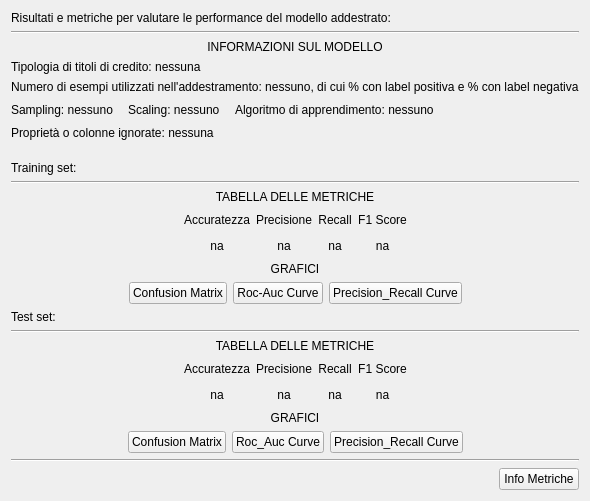
      <widget class="QWidget" name="Risultati">
       <property name="sizePolicy">
        <sizepolicy hsizetype="Preferred" vsizetype="Preferred">
         <horstretch>0</horstretch>
         <verstretch>0</verstretch>
        </sizepolicy>
       </property>
       <attribute name="title">
        <string>Risultati</string>
       </attribute>
       <layout class="QVBoxLayout" name="verticalLayout_14" stretch="1,0,3,0,1,0,2,2,1,0,2,2,0,0">
        <item>
         <widget class="QLabel" name="label_29">
          <property name="sizePolicy">
           <sizepolicy hsizetype="Minimum" vsizetype="Minimum">
            <horstretch>0</horstretch>
            <verstretch>0</verstretch>
           </sizepolicy>
          </property>
          <property name="text">
           <string>Risultati e metriche per valutare le performance del modello addestrato:</string>
          </property>
         </widget>
        </item>
        <item>
         <widget class="Line" name="line_7">
          <property name="enabled">
           <bool>true</bool>
          </property>
          <property name="orientation">
           <enum>Qt::Horizontal</enum>
          </property>
         </widget>
        </item>
        <item>
         <layout class="QVBoxLayout" name="verticalLayout_15" stretch="1,1,1,1,1">
          <property name="spacing">
           <number>6</number>
          </property>
          <item>
           <widget class="QLabel" name="label_36">
            <property name="text">
             <string>INFORMAZIONI SUL MODELLO</string>
            </property>
            <property name="alignment">
             <set>Qt::AlignCenter</set>
            </property>
           </widget>
          </item>
          <item>
           <layout class="QHBoxLayout" name="horizontalLayout_11">
            <item>
             <widget class="QLabel" name="results_typep">
              <property name="text">
               <string>Tipologia di titoli di credito: nessuna</string>
              </property>
             </widget>
            </item>
           </layout>
          </item>
          <item>
           <layout class="QHBoxLayout" name="horizontalLayout_9">
            <item>
             <widget class="QLabel" name="results_number_examples">
              <property name="text">
               <string>Numero di esempi utilizzati nell'addestramento: nessuno, di cui % con label positiva e % con label negativa</string>
              </property>
             </widget>
            </item>
           </layout>
          </item>
          <item>
           <layout class="QGridLayout" name="gridLayout_2">
            <property name="spacing">
             <number>0</number>
            </property>
            <item row="1" column="0">
             <widget class="QLabel" name="results_sampling">
              <property name="text">
               <string>Sampling: nessuno</string>
              </property>
             </widget>
            </item>
            <item row="1" column="4">
             <widget class="QLabel" name="results_algorithm">
              <property name="text">
               <string>Algoritmo di apprendimento: nessuno</string>
              </property>
             </widget>
            </item>
            <item row="1" column="2">
             <widget class="QLabel" name="results_scaling">
              <property name="text">
               <string>Scaling: nessuno</string>
              </property>
             </widget>
            </item>
            <item row="1" column="5">
             <spacer name="horizontalSpacer_21">
              <property name="orientation">
               <enum>Qt::Horizontal</enum>
              </property>
              <property name="sizeHint" stdset="0">
               <size>
                <width>40</width>
                <height>20</height>
               </size>
              </property>
             </spacer>
            </item>
            <item row="1" column="1">
             <spacer name="horizontalSpacer_32">
              <property name="orientation">
               <enum>Qt::Horizontal</enum>
              </property>
              <property name="sizeType">
               <enum>QSizePolicy::Minimum</enum>
              </property>
              <property name="sizeHint" stdset="0">
               <size>
                <width>15</width>
                <height>20</height>
               </size>
              </property>
             </spacer>
            </item>
            <item row="1" column="3">
             <spacer name="horizontalSpacer_33">
              <property name="orientation">
               <enum>Qt::Horizontal</enum>
              </property>
              <property name="sizeType">
               <enum>QSizePolicy::Minimum</enum>
              </property>
              <property name="sizeHint" stdset="0">
               <size>
                <width>15</width>
                <height>20</height>
               </size>
              </property>
             </spacer>
            </item>
           </layout>
          </item>
          <item>
           <layout class="QHBoxLayout" name="horizontalLayout_10">
            <item>
             <widget class="QLabel" name="results_ignored">
              <property name="text">
               <string>Proprietà o colonne ignorate: nessuna</string>
              </property>
             </widget>
            </item>
           </layout>
          </item>
         </layout>
        </item>
        <item>
         <spacer name="verticalSpacer_2">
          <property name="orientation">
           <enum>Qt::Vertical</enum>
          </property>
          <property name="sizeType">
           <enum>QSizePolicy::Minimum</enum>
          </property>
          <property name="sizeHint" stdset="0">
           <size>
            <width>1</width>
            <height>15</height>
           </size>
          </property>
         </spacer>
        </item>
        <item>
         <widget class="QLabel" name="label_35">
          <property name="text">
           <string>Training set:</string>
          </property>
         </widget>
        </item>
        <item>
         <widget class="Line" name="line_8">
          <property name="orientation">
           <enum>Qt::Horizontal</enum>
          </property>
         </widget>
        </item>
        <item>
         <layout class="QVBoxLayout" name="verticalLayout_18" stretch="1,2">
          <item>
           <widget class="QLabel" name="label_37">
            <property name="text">
             <string>TABELLA DELLE METRICHE</string>
            </property>
            <property name="alignment">
             <set>Qt::AlignCenter</set>
            </property>
           </widget>
          </item>
          <item>
           <layout class="QGridLayout" name="gridLayout_3">
            <item row="0" column="2">
             <widget class="QLabel" name="label_34">
              <property name="text">
               <string>Precisione</string>
              </property>
              <property name="alignment">
               <set>Qt::AlignCenter</set>
              </property>
             </widget>
            </item>
            <item row="1" column="4">
             <widget class="QLabel" name="train_f1">
              <property name="text">
               <string>na</string>
              </property>
              <property name="alignment">
               <set>Qt::AlignCenter</set>
              </property>
             </widget>
            </item>
            <item row="1" column="1">
             <widget class="QLabel" name="train_accuracy">
              <property name="text">
               <string>na</string>
              </property>
              <property name="alignment">
               <set>Qt::AlignCenter</set>
              </property>
             </widget>
            </item>
            <item row="1" column="3">
             <widget class="QLabel" name="train_recall">
              <property name="text">
               <string>na</string>
              </property>
              <property name="alignment">
               <set>Qt::AlignCenter</set>
              </property>
             </widget>
            </item>
            <item row="0" column="0">
             <spacer name="horizontalSpacer_22">
              <property name="orientation">
               <enum>Qt::Horizontal</enum>
              </property>
              <property name="sizeHint" stdset="0">
               <size>
                <width>40</width>
                <height>20</height>
               </size>
              </property>
             </spacer>
            </item>
            <item row="1" column="2">
             <widget class="QLabel" name="train_precision">
              <property name="text">
               <string>na</string>
              </property>
              <property name="alignment">
               <set>Qt::AlignCenter</set>
              </property>
             </widget>
            </item>
            <item row="0" column="1">
             <widget class="QLabel" name="label_32">
              <property name="text">
               <string>Accuratezza</string>
              </property>
              <property name="alignment">
               <set>Qt::AlignCenter</set>
              </property>
             </widget>
            </item>
            <item row="0" column="3">
             <widget class="QLabel" name="label_47">
              <property name="text">
               <string>Recall</string>
              </property>
              <property name="alignment">
               <set>Qt::AlignCenter</set>
              </property>
             </widget>
            </item>
            <item row="1" column="0">
             <spacer name="horizontalSpacer_23">
              <property name="orientation">
               <enum>Qt::Horizontal</enum>
              </property>
              <property name="sizeHint" stdset="0">
               <size>
                <width>40</width>
                <height>20</height>
               </size>
              </property>
             </spacer>
            </item>
            <item row="0" column="4">
             <widget class="QLabel" name="label_48">
              <property name="text">
               <string>F1 Score</string>
              </property>
              <property name="alignment">
               <set>Qt::AlignCenter</set>
              </property>
             </widget>
            </item>
            <item row="0" column="5">
             <spacer name="horizontalSpacer_24">
              <property name="orientation">
               <enum>Qt::Horizontal</enum>
              </property>
              <property name="sizeHint" stdset="0">
               <size>
                <width>40</width>
                <height>20</height>
               </size>
              </property>
             </spacer>
            </item>
            <item row="1" column="5">
             <spacer name="horizontalSpacer_25">
              <property name="orientation">
               <enum>Qt::Horizontal</enum>
              </property>
              <property name="sizeHint" stdset="0">
               <size>
                <width>40</width>
                <height>20</height>
               </size>
              </property>
             </spacer>
            </item>
           </layout>
          </item>
         </layout>
        </item>
        <item>
         <layout class="QVBoxLayout" name="verticalLayout_16">
          <item>
           <widget class="QLabel" name="label_30">
            <property name="text">
             <string>GRAFICI</string>
            </property>
            <property name="alignment">
             <set>Qt::AlignCenter</set>
            </property>
           </widget>
          </item>
          <item>
           <layout class="QHBoxLayout" name="horizontalLayout_12">
            <item>
             <spacer name="horizontalSpacer_10">
              <property name="orientation">
               <enum>Qt::Horizontal</enum>
              </property>
              <property name="sizeHint" stdset="0">
               <size>
                <width>40</width>
                <height>20</height>
               </size>
              </property>
             </spacer>
            </item>
            <item>
             <widget class="QPushButton" name="button_train_matrix">
              <property name="text">
               <string>Confusion Matrix</string>
              </property>
             </widget>
            </item>
            <item>
             <widget class="QPushButton" name="button_train_auc">
              <property name="text">
               <string>Roc-Auc Curve</string>
              </property>
             </widget>
            </item>
            <item>
             <widget class="QPushButton" name="button_train_prc">
              <property name="text">
               <string>Precision_Recall Curve</string>
              </property>
             </widget>
            </item>
            <item>
             <spacer name="horizontalSpacer_11">
              <property name="orientation">
               <enum>Qt::Horizontal</enum>
              </property>
              <property name="sizeHint" stdset="0">
               <size>
                <width>40</width>
                <height>20</height>
               </size>
              </property>
             </spacer>
            </item>
           </layout>
          </item>
         </layout>
        </item>
        <item>
         <widget class="QLabel" name="label_43">
          <property name="text">
           <string>Test set:</string>
          </property>
         </widget>
        </item>
        <item>
         <widget class="Line" name="line_9">
          <property name="orientation">
           <enum>Qt::Horizontal</enum>
          </property>
         </widget>
        </item>
        <item>
         <layout class="QVBoxLayout" name="verticalLayout_19" stretch="1,2">
          <item>
           <widget class="QLabel" name="label_44">
            <property name="text">
             <string>TABELLA DELLE METRICHE</string>
            </property>
            <property name="alignment">
             <set>Qt::AlignCenter</set>
            </property>
           </widget>
          </item>
          <item>
           <layout class="QGridLayout" name="gridLayout_6">
            <item row="1" column="2">
             <widget class="QLabel" name="test_precision">
              <property name="text">
               <string>na</string>
              </property>
              <property name="alignment">
               <set>Qt::AlignCenter</set>
              </property>
             </widget>
            </item>
            <item row="1" column="1">
             <widget class="QLabel" name="test_accuracy">
              <property name="text">
               <string>na</string>
              </property>
              <property name="alignment">
               <set>Qt::AlignCenter</set>
              </property>
             </widget>
            </item>
            <item row="0" column="1">
             <widget class="QLabel" name="label_31">
              <property name="text">
               <string>Accuratezza</string>
              </property>
              <property name="alignment">
               <set>Qt::AlignCenter</set>
              </property>
             </widget>
            </item>
            <item row="0" column="2">
             <widget class="QLabel" name="label_45">
              <property name="text">
               <string>Precisione</string>
              </property>
              <property name="alignment">
               <set>Qt::AlignCenter</set>
              </property>
             </widget>
            </item>
            <item row="1" column="4">
             <widget class="QLabel" name="test_f1">
              <property name="text">
               <string>na</string>
              </property>
              <property name="alignment">
               <set>Qt::AlignCenter</set>
              </property>
             </widget>
            </item>
            <item row="0" column="4">
             <widget class="QLabel" name="label_50">
              <property name="text">
               <string>F1 Score</string>
              </property>
              <property name="alignment">
               <set>Qt::AlignCenter</set>
              </property>
             </widget>
            </item>
            <item row="1" column="3">
             <widget class="QLabel" name="test_recall">
              <property name="text">
               <string>na</string>
              </property>
              <property name="alignment">
               <set>Qt::AlignCenter</set>
              </property>
             </widget>
            </item>
            <item row="0" column="3">
             <widget class="QLabel" name="label_49">
              <property name="text">
               <string>Recall</string>
              </property>
              <property name="alignment">
               <set>Qt::AlignCenter</set>
              </property>
             </widget>
            </item>
            <item row="0" column="0">
             <spacer name="horizontalSpacer_8">
              <property name="orientation">
               <enum>Qt::Horizontal</enum>
              </property>
              <property name="sizeHint" stdset="0">
               <size>
                <width>40</width>
                <height>20</height>
               </size>
              </property>
             </spacer>
            </item>
            <item row="1" column="0">
             <spacer name="horizontalSpacer_9">
              <property name="orientation">
               <enum>Qt::Horizontal</enum>
              </property>
              <property name="sizeHint" stdset="0">
               <size>
                <width>40</width>
                <height>20</height>
               </size>
              </property>
             </spacer>
            </item>
            <item row="0" column="5">
             <spacer name="horizontalSpacer_26">
              <property name="orientation">
               <enum>Qt::Horizontal</enum>
              </property>
              <property name="sizeHint" stdset="0">
               <size>
                <width>40</width>
                <height>20</height>
               </size>
              </property>
             </spacer>
            </item>
            <item row="1" column="5">
             <spacer name="horizontalSpacer_27">
              <property name="orientation">
               <enum>Qt::Horizontal</enum>
              </property>
              <property name="sizeHint" stdset="0">
               <size>
                <width>40</width>
                <height>20</height>
               </size>
              </property>
             </spacer>
            </item>
           </layout>
          </item>
         </layout>
        </item>
        <item>
         <layout class="QVBoxLayout" name="verticalLayout_17">
          <item>
           <widget class="QLabel" name="label_46">
            <property name="text">
             <string>GRAFICI</string>
            </property>
            <property name="alignment">
             <set>Qt::AlignCenter</set>
            </property>
           </widget>
          </item>
          <item>
           <layout class="QHBoxLayout" name="horizontalLayout_13">
            <item>
             <spacer name="horizontalSpacer_12">
              <property name="orientation">
               <enum>Qt::Horizontal</enum>
              </property>
              <property name="sizeHint" stdset="0">
               <size>
                <width>40</width>
                <height>20</height>
               </size>
              </property>
             </spacer>
            </item>
            <item>
             <widget class="QPushButton" name="pushButton_4">
              <property name="text">
               <string>Confusion Matrix</string>
              </property>
             </widget>
            </item>
            <item>
             <widget class="QPushButton" name="pushButton_8">
              <property name="text">
               <string>Roc_Auc Curve</string>
              </property>
             </widget>
            </item>
            <item>
             <widget class="QPushButton" name="pushButton_3">
              <property name="text">
               <string>Precision_Recall Curve</string>
              </property>
             </widget>
            </item>
            <item>
             <spacer name="horizontalSpacer_14">
              <property name="orientation">
               <enum>Qt::Horizontal</enum>
              </property>
              <property name="sizeHint" stdset="0">
               <size>
                <width>40</width>
                <height>20</height>
               </size>
              </property>
             </spacer>
            </item>
           </layout>
          </item>
         </layout>
        </item>
        <item>
         <widget class="Line" name="line_10">
          <property name="orientation">
           <enum>Qt::Horizontal</enum>
          </property>
         </widget>
        </item>
        <item>
         <layout class="QHBoxLayout" name="horizontalLayout_14">
          <item>
           <spacer name="horizontalSpacer_16">
            <property name="orientation">
             <enum>Qt::Horizontal</enum>
            </property>
            <property name="sizeHint" stdset="0">
             <size>
              <width>40</width>
              <height>20</height>
             </size>
            </property>
           </spacer>
          </item>
          <item>
           <widget class="QPushButton" name="results_info">
            <property name="text">
             <string>Info Metriche</string>
            </property>
           </widget>
          </item>
         </layout>
        </item>
       </layout>
      </widget>
